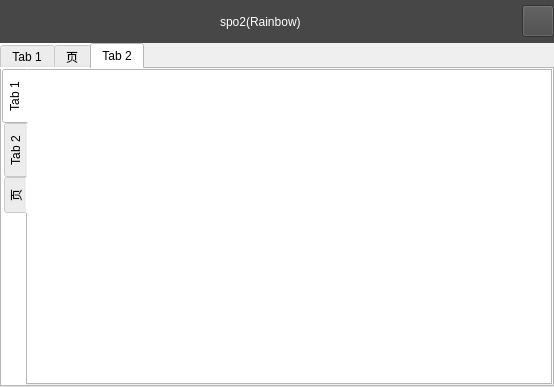
<?xml version="1.0" encoding="UTF-8"?>
<ui version="4.0">
 <class>LWaveClickedDialogBase</class>
 <widget class="QWidget" name="LWaveClickedDialogBase">
  <property name="geometry">
   <rect>
    <x>0</x>
    <y>0</y>
    <width>554</width>
    <height>387</height>
   </rect>
  </property>
  <property name="windowTitle">
   <string>Form</string>
  </property>
  <layout class="QHBoxLayout" name="horizontalLayout">
   <property name="spacing">
    <number>0</number>
   </property>
   <property name="leftMargin">
    <number>0</number>
   </property>
   <property name="topMargin">
    <number>0</number>
   </property>
   <property name="rightMargin">
    <number>0</number>
   </property>
   <property name="bottomMargin">
    <number>0</number>
   </property>
   <item>
    <widget class="QStackedWidget" name="stackedWidget">
     <property name="styleSheet">
      <string notr="true"/>
     </property>
     <widget class="QWidget" name="spo2AClickedWidget">
      <property name="styleSheet">
       <string notr="true"/>
      </property>
      <layout class="QVBoxLayout" name="verticalLayout" stretch="1,8">
       <property name="spacing">
        <number>0</number>
       </property>
       <property name="leftMargin">
        <number>0</number>
       </property>
       <property name="topMargin">
        <number>0</number>
       </property>
       <property name="rightMargin">
        <number>0</number>
       </property>
       <property name="bottomMargin">
        <number>0</number>
       </property>
       <item>
        <widget class="QWidget" name="widget" native="true">
         <property name="styleSheet">
          <string notr="true">background-color: rgb(71, 71, 71);</string>
         </property>
         <layout class="QHBoxLayout" name="horizontalLayout_3">
          <property name="spacing">
           <number>0</number>
          </property>
          <property name="leftMargin">
           <number>0</number>
          </property>
          <property name="topMargin">
           <number>0</number>
          </property>
          <property name="rightMargin">
           <number>0</number>
          </property>
          <property name="bottomMargin">
           <number>0</number>
          </property>
          <item alignment="Qt::AlignHCenter">
           <widget class="QLabel" name="label">
            <property name="palette">
             <palette>
              <active>
               <colorrole role="WindowText">
                <brush brushstyle="SolidPattern">
                 <color alpha="255">
                  <red>255</red>
                  <green>255</green>
                  <blue>255</blue>
                 </color>
                </brush>
               </colorrole>
               <colorrole role="Button">
                <brush brushstyle="SolidPattern">
                 <color alpha="255">
                  <red>71</red>
                  <green>71</green>
                  <blue>71</blue>
                 </color>
                </brush>
               </colorrole>
               <colorrole role="Base">
                <brush brushstyle="SolidPattern">
                 <color alpha="255">
                  <red>71</red>
                  <green>71</green>
                  <blue>71</blue>
                 </color>
                </brush>
               </colorrole>
               <colorrole role="Window">
                <brush brushstyle="SolidPattern">
                 <color alpha="255">
                  <red>71</red>
                  <green>71</green>
                  <blue>71</blue>
                 </color>
                </brush>
               </colorrole>
              </active>
              <inactive>
               <colorrole role="WindowText">
                <brush brushstyle="SolidPattern">
                 <color alpha="255">
                  <red>255</red>
                  <green>255</green>
                  <blue>255</blue>
                 </color>
                </brush>
               </colorrole>
               <colorrole role="Button">
                <brush brushstyle="SolidPattern">
                 <color alpha="255">
                  <red>71</red>
                  <green>71</green>
                  <blue>71</blue>
                 </color>
                </brush>
               </colorrole>
               <colorrole role="Base">
                <brush brushstyle="SolidPattern">
                 <color alpha="255">
                  <red>71</red>
                  <green>71</green>
                  <blue>71</blue>
                 </color>
                </brush>
               </colorrole>
               <colorrole role="Window">
                <brush brushstyle="SolidPattern">
                 <color alpha="255">
                  <red>71</red>
                  <green>71</green>
                  <blue>71</blue>
                 </color>
                </brush>
               </colorrole>
              </inactive>
              <disabled>
               <colorrole role="WindowText">
                <brush brushstyle="SolidPattern">
                 <color alpha="255">
                  <red>120</red>
                  <green>120</green>
                  <blue>120</blue>
                 </color>
                </brush>
               </colorrole>
               <colorrole role="Button">
                <brush brushstyle="SolidPattern">
                 <color alpha="255">
                  <red>71</red>
                  <green>71</green>
                  <blue>71</blue>
                 </color>
                </brush>
               </colorrole>
               <colorrole role="Base">
                <brush brushstyle="SolidPattern">
                 <color alpha="255">
                  <red>71</red>
                  <green>71</green>
                  <blue>71</blue>
                 </color>
                </brush>
               </colorrole>
               <colorrole role="Window">
                <brush brushstyle="SolidPattern">
                 <color alpha="255">
                  <red>71</red>
                  <green>71</green>
                  <blue>71</blue>
                 </color>
                </brush>
               </colorrole>
              </disabled>
             </palette>
            </property>
            <property name="text">
             <string>spo2(Rainbow)</string>
            </property>
           </widget>
          </item>
          <item>
           <widget class="QToolButton" name="toolButton">
            <property name="minimumSize">
             <size>
              <width>32</width>
              <height>32</height>
             </size>
            </property>
            <property name="styleSheet">
             <string notr="true">border-image: url(:/image/exit.png);</string>
            </property>
            <property name="text">
             <string/>
            </property>
           </widget>
          </item>
         </layout>
        </widget>
       </item>
       <item>
        <widget class="QWidget" name="widget_2" native="true">
         <layout class="QHBoxLayout" name="horizontalLayout_2">
          <property name="spacing">
           <number>0</number>
          </property>
          <property name="leftMargin">
           <number>0</number>
          </property>
          <property name="topMargin">
           <number>0</number>
          </property>
          <property name="rightMargin">
           <number>0</number>
          </property>
          <property name="bottomMargin">
           <number>0</number>
          </property>
          <item>
           <widget class="QTabWidget" name="tabWidget">
            <property name="styleSheet">
             <string notr="true">background-color: rgb(255, 255, 255);</string>
            </property>
            <property name="currentIndex">
             <number>2</number>
            </property>
            <widget class="QWidget" name="tab">
             <attribute name="title">
              <string>Tab 1</string>
             </attribute>
            </widget>
            <widget class="QWidget" name="tab_3">
             <attribute name="title">
              <string>页</string>
             </attribute>
            </widget>
            <widget class="QWidget" name="tab_2">
             <attribute name="title">
              <string>Tab 2</string>
             </attribute>
             <layout class="QVBoxLayout" name="verticalLayout_2">
              <property name="spacing">
               <number>0</number>
              </property>
              <property name="leftMargin">
               <number>0</number>
              </property>
              <property name="topMargin">
               <number>0</number>
              </property>
              <property name="rightMargin">
               <number>0</number>
              </property>
              <property name="bottomMargin">
               <number>0</number>
              </property>
              <item>
               <widget class="QTabWidget" name="tabWidget_2">
                <property name="tabPosition">
                 <enum>QTabWidget::West</enum>
                </property>
                <property name="currentIndex">
                 <number>0</number>
                </property>
                <widget class="QWidget" name="tab_4">
                 <attribute name="title">
                  <string>Tab 1</string>
                 </attribute>
                </widget>
                <widget class="QWidget" name="tab_5">
                 <attribute name="title">
                  <string>Tab 2</string>
                 </attribute>
                </widget>
                <widget class="QWidget" name="tab_6">
                 <attribute name="title">
                  <string>页</string>
                 </attribute>
                </widget>
               </widget>
              </item>
             </layout>
            </widget>
           </widget>
          </item>
         </layout>
        </widget>
       </item>
      </layout>
     </widget>
     <widget class="QWidget" name="spo2BClickedWidget">
      <layout class="QVBoxLayout" name="verticalLayout_3" stretch="1,8">
       <property name="spacing">
        <number>0</number>
       </property>
       <property name="leftMargin">
        <number>0</number>
       </property>
       <property name="topMargin">
        <number>0</number>
       </property>
       <property name="rightMargin">
        <number>0</number>
       </property>
       <property name="bottomMargin">
        <number>0</number>
       </property>
       <item>
        <widget class="QWidget" name="widget_4" native="true">
         <property name="styleSheet">
          <string notr="true">background-color: rgb(77, 77, 77);</string>
         </property>
         <layout class="QHBoxLayout" name="horizontalLayout_4">
          <property name="spacing">
           <number>0</number>
          </property>
          <property name="leftMargin">
           <number>0</number>
          </property>
          <property name="topMargin">
           <number>0</number>
          </property>
          <property name="rightMargin">
           <number>0</number>
          </property>
          <property name="bottomMargin">
           <number>0</number>
          </property>
          <item alignment="Qt::AlignHCenter">
           <widget class="QLabel" name="label_2">
            <property name="palette">
             <palette>
              <active>
               <colorrole role="WindowText">
                <brush brushstyle="SolidPattern">
                 <color alpha="255">
                  <red>255</red>
                  <green>255</green>
                  <blue>255</blue>
                 </color>
                </brush>
               </colorrole>
               <colorrole role="Button">
                <brush brushstyle="SolidPattern">
                 <color alpha="255">
                  <red>77</red>
                  <green>77</green>
                  <blue>77</blue>
                 </color>
                </brush>
               </colorrole>
               <colorrole role="Base">
                <brush brushstyle="SolidPattern">
                 <color alpha="255">
                  <red>77</red>
                  <green>77</green>
                  <blue>77</blue>
                 </color>
                </brush>
               </colorrole>
               <colorrole role="Window">
                <brush brushstyle="SolidPattern">
                 <color alpha="255">
                  <red>77</red>
                  <green>77</green>
                  <blue>77</blue>
                 </color>
                </brush>
               </colorrole>
              </active>
              <inactive>
               <colorrole role="WindowText">
                <brush brushstyle="SolidPattern">
                 <color alpha="255">
                  <red>255</red>
                  <green>255</green>
                  <blue>255</blue>
                 </color>
                </brush>
               </colorrole>
               <colorrole role="Button">
                <brush brushstyle="SolidPattern">
                 <color alpha="255">
                  <red>77</red>
                  <green>77</green>
                  <blue>77</blue>
                 </color>
                </brush>
               </colorrole>
               <colorrole role="Base">
                <brush brushstyle="SolidPattern">
                 <color alpha="255">
                  <red>77</red>
                  <green>77</green>
                  <blue>77</blue>
                 </color>
                </brush>
               </colorrole>
               <colorrole role="Window">
                <brush brushstyle="SolidPattern">
                 <color alpha="255">
                  <red>77</red>
                  <green>77</green>
                  <blue>77</blue>
                 </color>
                </brush>
               </colorrole>
              </inactive>
              <disabled>
               <colorrole role="WindowText">
                <brush brushstyle="SolidPattern">
                 <color alpha="255">
                  <red>120</red>
                  <green>120</green>
                  <blue>120</blue>
                 </color>
                </brush>
               </colorrole>
               <colorrole role="Button">
                <brush brushstyle="SolidPattern">
                 <color alpha="255">
                  <red>77</red>
                  <green>77</green>
                  <blue>77</blue>
                 </color>
                </brush>
               </colorrole>
               <colorrole role="Base">
                <brush brushstyle="SolidPattern">
                 <color alpha="255">
                  <red>77</red>
                  <green>77</green>
                  <blue>77</blue>
                 </color>
                </brush>
               </colorrole>
               <colorrole role="Window">
                <brush brushstyle="SolidPattern">
                 <color alpha="255">
                  <red>77</red>
                  <green>77</green>
                  <blue>77</blue>
                 </color>
                </brush>
               </colorrole>
              </disabled>
             </palette>
            </property>
            <property name="text">
             <string>spo2B(Masico)</string>
            </property>
           </widget>
          </item>
          <item>
           <widget class="QToolButton" name="toolButton_2">
            <property name="minimumSize">
             <size>
              <width>32</width>
              <height>32</height>
             </size>
            </property>
            <property name="styleSheet">
             <string notr="true">border-image: url(:/image/exit.png);</string>
            </property>
            <property name="text">
             <string/>
            </property>
           </widget>
          </item>
         </layout>
        </widget>
       </item>
       <item>
        <widget class="QWidget" name="widget_3" native="true">
         <layout class="QHBoxLayout" name="horizontalLayout_5">
          <property name="spacing">
           <number>0</number>
          </property>
          <property name="leftMargin">
           <number>0</number>
          </property>
          <property name="topMargin">
           <number>0</number>
          </property>
          <property name="rightMargin">
           <number>0</number>
          </property>
          <property name="bottomMargin">
           <number>0</number>
          </property>
          <item>
           <widget class="QTabWidget" name="tabWidget_3">
            <widget class="QWidget" name="tab_7">
             <attribute name="title">
              <string>Tab 1</string>
             </attribute>
             <layout class="QHBoxLayout" name="horizontalLayout_6">
              <property name="spacing">
               <number>0</number>
              </property>
              <property name="leftMargin">
               <number>0</number>
              </property>
              <property name="topMargin">
               <number>0</number>
              </property>
              <property name="rightMargin">
               <number>0</number>
              </property>
              <property name="bottomMargin">
               <number>0</number>
              </property>
              <item>
               <widget class="QTabWidget" name="tabWidget_4">
                <property name="tabPosition">
                 <enum>QTabWidget::East</enum>
                </property>
                <widget class="QWidget" name="tab_9">
                 <attribute name="title">
                  <string>Tab 1</string>
                 </attribute>
                </widget>
                <widget class="QWidget" name="tab_10">
                 <attribute name="title">
                  <string>Tab 2</string>
                 </attribute>
                </widget>
               </widget>
              </item>
             </layout>
            </widget>
            <widget class="QWidget" name="tab_8">
             <attribute name="title">
              <string>Tab 2</string>
             </attribute>
            </widget>
           </widget>
          </item>
         </layout>
        </widget>
       </item>
      </layout>
     </widget>
     <widget class="QWidget" name="co2ClickedWidget"/>
    </widget>
   </item>
  </layout>
 </widget>
 <resources/>
 <connections/>
</ui>
